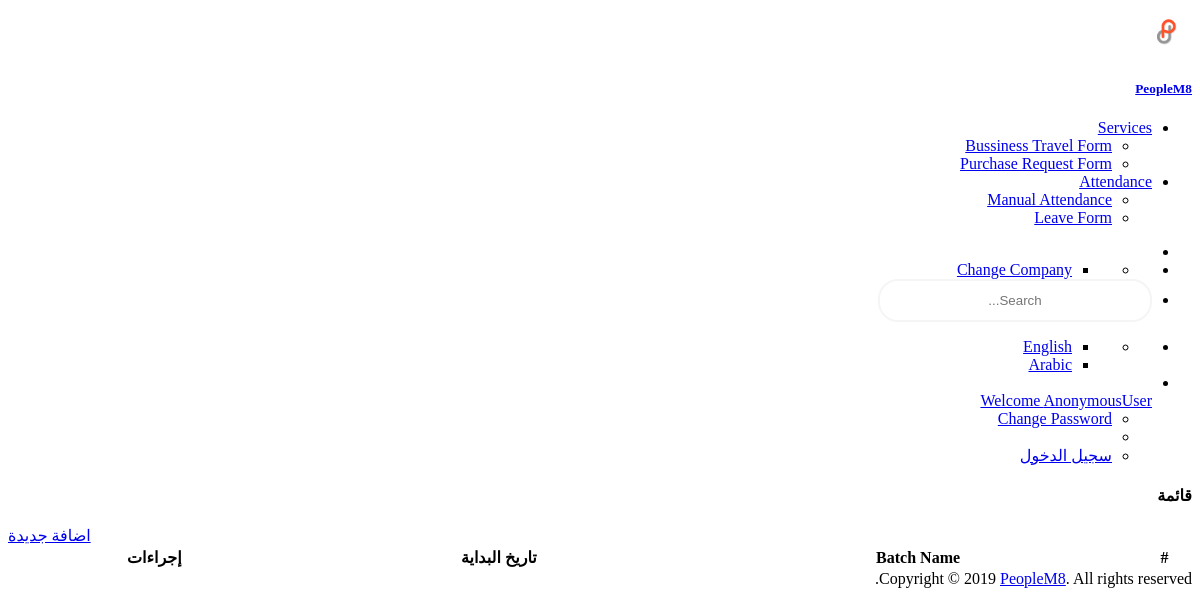
The page /element/batch/list/ on the database as committed earlier.
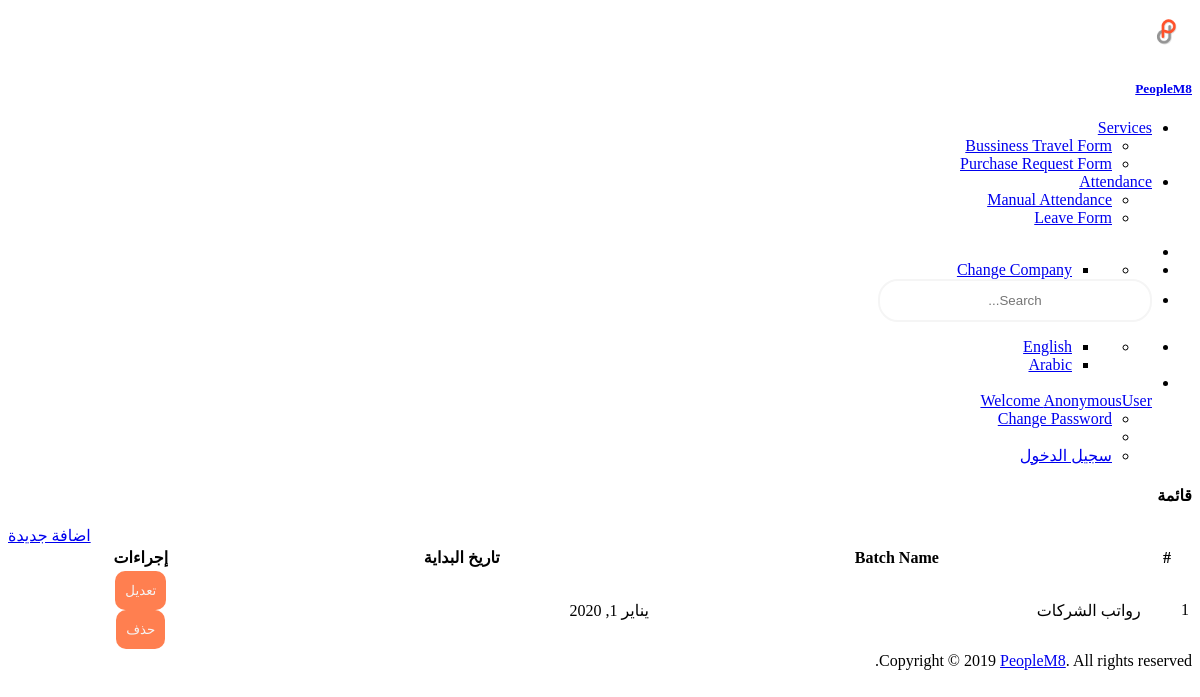
The same page on the database as committed later.
### element_definition/models.py (models this page shows, shortened)
class Element_Batch(models.Model):
    payroll_fk = models.ForeignKey(Payroll_Master, on_delete=models.CASCADE, null=True, blank=True,
                                   verbose_name=_('Payroll'))
    batch_name = models.CharField(max_length=255, verbose_name=_('Batch Name'))
    start_date = models.DateField(auto_now=False, auto_now_add=False, default=date.today, verbose_name=_('Start Date'))
    end_date = models.DateField(auto_now=False, auto_now_add=False, null=True, blank=True, verbose_name=_('End Date'))
    created_by = models.ForeignKey(settings.AUTH_USER_MODEL, blank=False, on_delete=models.CASCADE,
                                   related_name="element_batch_created_by")
    creation_date = models.DateField(auto_now=True, auto_now_add=False)
    last_update_by = models.ForeignKey(settings.AUTH_USER_MODEL, blank=False, on_delete=models.CASCADE,
                                       related_name="element_batch_last_update_by")
    last_update_date = models.DateField(auto_now=False, auto_now_add=True)

### element_definition/views.py (the view)
# urls.py: path('list/', views.listElementBatchView, name='list-batchs'),
def listElementBatchView(request):
    batch_link = Element_Batch_Master.objects.all().filter(
        (Q(end_date__gte=date.today()) | Q(end_date__isnull=True)))
    batch_list = Element_Batch.objects.all().filter(
        (Q(end_date__gte=date.today()) | Q(end_date__isnull=True)))
    batchContext = {
        "page_title": _("batch list"),
        'batch_list': batch_list,
        'batch_link': batch_link
    }
    return render(request, 'list-batchs.html', batchContext)

### element_definition/templates/list-batchs.html (shortened to what this page needs)
{% extends 'master.html'%}
{% load staticfiles%}
{% load crispy_forms_tags %}
{% load l10n %}
{% load i18n %}
{% block body%}
<div class="container-fluid">
  <div class="row" style="margin-left:0px;">
    <div class="col-md-8">
      <h4 class="c-grey-900">{{page_title|title}}</h4>
    </div>
    <div class="col-md-4">
      <div class="gap-10 peers {% if LANGUAGE_BIDI %} push-left {% else %} push-right {% endif %} ">
        <div class="peer"><a href="{% url 'element_definition:batch-create' %}" class="btn cur-p btn-primary">{% trans "Add" %}</a></div>
      </div>
    </div>
  </div>
  <div class="row" style="margin-left:0px;">
    <div class="col-md-12">
      <div class="bgc-white bd bdrs-3 p-20 mB-20">
        <table class="table table-striped table-bordered" id="dataTable" width="100%">
          <thead>
            <tr>
              <th>#</th>
              <th>{% trans "Batch Name" %}</th>
              <th>{% trans "Start Date" %}</th>
              <th>{% trans "Actions" %}</th>
            </tr>
          </thead>
          <tbody>
            {% for x in batch_list %}
            <tr>
              <td scope="row">{{ forloop.counter }}</td>
              <td>{{ x.batch_name }}</td>
              <td>{{ x.start_date }}</td>
              <td class="Actions">
                <div class="w-100 gap-10 peers {% if LANGUAGE_BIDI %} push-left {% else %} push-right {% endif %}">
                  <div class="peer">
                    <a href="{% url 'element_definition:update-batch' pk=x.id %}">
                      <button type="button" class="btn cur-p btn-outline-primary">{% trans "Update" %}</button>
                    </a>
                  </div>
                  <div class="peer">
                    <a href="#">
                      <button type="button" class="btn cur-p btn-outline-danger" data-toggle="modal" data-target="#delete-modal{{x.pk}}">{% trans "Delete" %}</button>
                    </a>
                  </div>
                </div>
              </td>
            </tr>
            {% endfor %}
          </tbody>
        </table>
      </div>
    </div>
  </div>
</div>
{% endblock body%}

Rows that differ between the two databases and show on the page:
added Element_Batch: batch_name "رواتب الشركات", start_date "يناير 1, 2020"
